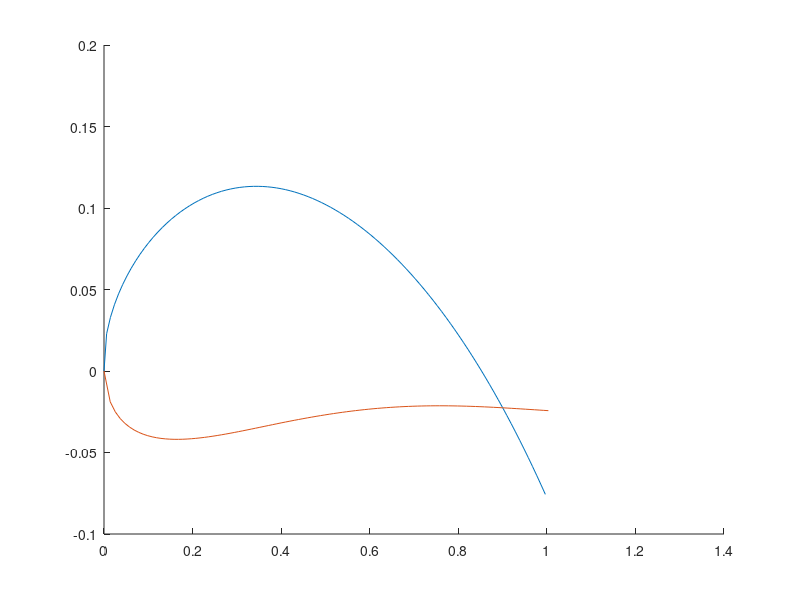
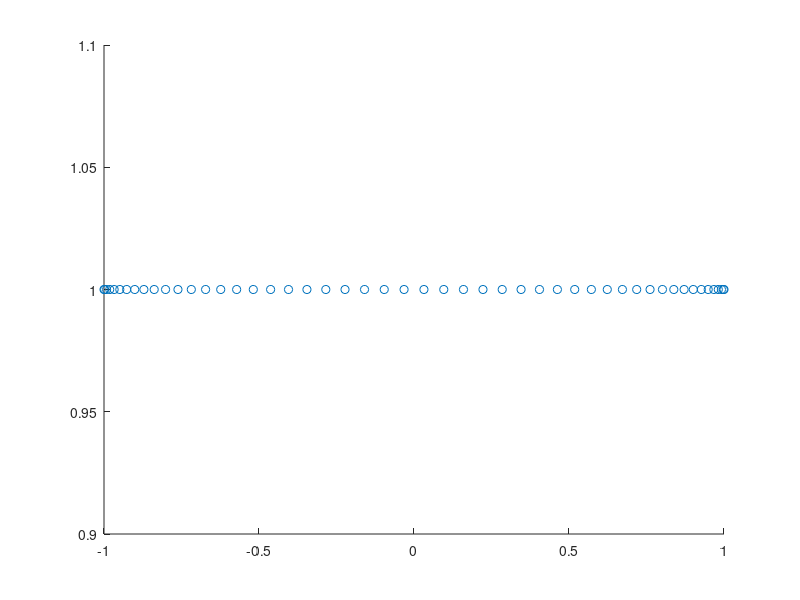

Write MATLAB code to recreate these figures, in order.
close all; clear; clc;
NACA = '4415'; % INPUT NUMBER ONLY

m = str2num(NACA(1))/100;
p = str2num(NACA(2))/10;
t = str2num(NACA(3))/10 + str2num(NACA(4))/100;

c = 1;
x = 0:0.01:c;

% equations

y_t = (t*c/0.2)*((0.2969*sqrt(x/c))-(0.126*(x/c))-(0.3516*((x/c).^2))+0.2843*((x/c).^3))-(0.1036*((x/c).^4));


%y_c1 = @(x) m

y_c1 = (2*p-(x/c)).*m.*x/(p^2);
y_c2 = m.*(c-x).*(1+(x/c)-(2*p)) / ((1-p)^2);

dy_c1dx = 2*m*(c*p-x)/c/(p^2);
dy_c2dx = (2*m*(c*p-x)) / (c*((1-p)^2));


zeta1 = atan(dy_c1dx);
zeta2 = atan(dy_c2dx);


x_u1 =  x - (y_t.*sin(zeta1));
x_L1 =  x + (y_t.*sin(zeta1));
y_u1 =  y_c1 + (y_t.*cos(zeta1));
y_L1 =  y_c1 - (y_t.*cos(zeta1));

x_u2 =  x - (y_t.*sin(zeta2));
x_L2 =  x + (y_t.*sin(zeta2));
y_u2 =  y_c1 + (y_t.*cos(zeta2));
y_L2 =  y_c1 - (y_t.*cos(zeta2));

midlimit = find(x==(p*c),1);
limit = c;

x_u = [x_u1(1,1:midlimit),x_u2(1,midlimit+1:end)];
y_u = [y_u1(1,1:midlimit),y_u2(1,midlimit+1:end)];
x_L = [x_L1(1,1:midlimit),x_L2(1,midlimit+1:end)];
y_L = [y_L1(1,1:midlimit),y_L2(1,midlimit+1:end)];

hold on;
plot(x_u,y_u);
plot(x_L,y_L);

% Clustering
angles = linspace(0,pi,50);
x_pos = cos(angles);
figure();
hold on;
scatter(x_pos, ones(1,50));


